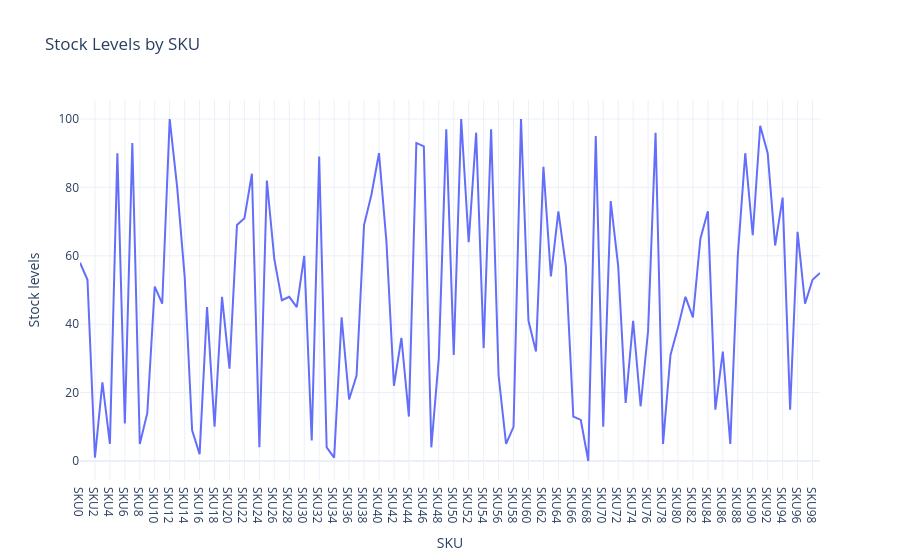

The code cell stored with this chart in its notebook:
### Markdown cell above
# There’s another column in the dataset as Stock levels. Stock levels refer to the number of products a store or business has in its inventory. Now let’s have a look at the stock levels of each SKU:

### Code cell
stock_chart = px.line(df, x='SKU',
y='Stock levels',
title='Stock Levels by SKU')

stock_chart.show()

### Figure 1 — Plotly figure (JSON) as saved in the notebook; plotly's stock layout.template omitted (floating-point values rounded to 4 significant figures)
{"data": [{"hovertemplate": "SKU=%{x}<br>Stock levels=%{y}<extra></extra>", "legendgroup": "", "line": {"color": "#636efa", "dash": "solid"}, "marker": {"symbol": "circle"}, "mode": "lines", "name": "", "orientation": "v", "showlegend": false, "type": "scatter", "x": ["SKU0", "SKU1", "SKU2", "SKU3", "SKU4", "SKU5", "SKU6", "SKU7", "SKU8", "SKU9", "SKU10", "SKU11", "SKU12", "SKU13", "SKU14", "SKU15", "SKU16", "SKU17", "SKU18", "SKU19", "SKU20", "SKU21", "SKU22", "SKU23", "SKU24", "SKU25", "SKU26", "SKU27", "SKU28", "SKU29", "SKU30", "SKU31", "SKU32", "SKU33", "SKU34", "SKU35", "SKU36", "SKU37", "SKU38", "SKU39", "SKU40", "SKU41", "SKU42", "SKU43", "SKU44", "SKU45", "SKU46", "SKU47", "SKU48", "SKU49", "SKU50", "SKU51", "SKU52", "SKU53", "SKU54", "SKU55", "SKU56", "SKU57", "SKU58", "SKU59", "SKU60", "SKU61", "SKU62", "SKU63", "SKU64", "SKU65", "SKU66", "SKU67", "SKU68", "SKU69", "SKU70", "SKU71", "SKU72", "SKU73", "SKU74", "SKU75", "SKU76", "SKU77", "SKU78", "SKU79", "SKU80", "SKU81", "SKU82", "SKU83", "SKU84", "SKU85", "SKU86", "SKU87", "SKU88", "SKU89", "SKU90", "SKU91", "SKU92", "SKU93", "SKU94", "SKU95", "SKU96", "SKU97", "SKU98", "SKU99"], "xaxis": "x", "y": [58, 53, 1, 23, 5, 90, 11, 93, 5, 14, 51, 46, 100, 80, 54, 9, 2, 45, 10, 48, 27, 69, 71, 84, 4, 82, 59, 47, 48, 45, 60, 6, 89, 4, 1, 42, 18, 25, 69, 78, 90, 64, 22, 36, 13, 93, 92, 4, 30, 97, 31, 100, 64, 96, 33, 97, 25, 5, 10, 100, 41, 32, 86, 54, 73, 57, 13, 12, 0, 95, 10, 76, 57, 17, 41, 16, 38, 96, 5, 31, 39, 48, 42, 65, 73, 15, 32, 5, 60, 90, 66, 98, 90, 63, 77, 15, 67, 46, 53, 55], "yaxis": "y"}], "layout": {"legend": {"tracegroupgap": 0}, "title": {"text": "Stock Levels by SKU"}, "xaxis": {"anchor": "y", "domain": [0, 1], "title": {"text": "SKU"}}, "yaxis": {"anchor": "x", "domain": [0, 1], "title": {"text": "Stock levels"}}}}
